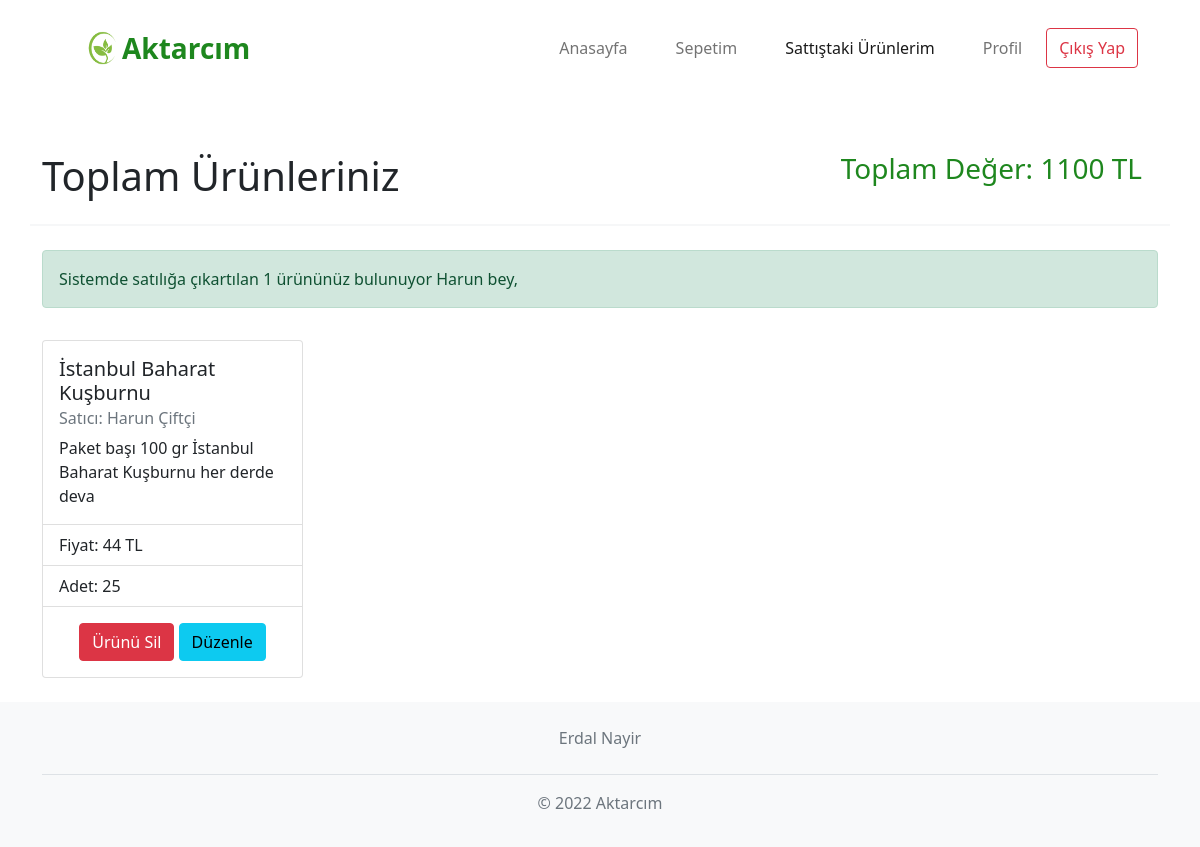
Screenshot of /soldPage.php (signed in) with the database file from the repository.
### tables this page shows
CREATE TABLE `users` (
  `username` varchar(45) NOT NULL,
  `user_surname` varchar(45) NOT NULL,
  `email` varchar(45) NOT NULL,
  `user_password` varchar(100) NOT NULL,
  `bakiye` int(11) NOT NULL DEFAULT 0,
  `kayitTarihi` datetime NOT NULL DEFAULT current_timestamp()
);

CREATE TABLE `urunler` (
  `urun_id` int(11) NOT NULL,
  `urun_adi` varchar(45) NOT NULL,
  `urun_fiyati` int(11) NOT NULL,
  `urun_description` varchar(100) NOT NULL,
  `urun_adeti` int(11) NOT NULL,
  `satan_email` varchar(45) NOT NULL
);

### soldPage.php (the view, shortened to what this page needs)
<?php
$urunMessage='';
$productsCard='';
require('settings.php');
$stmt = $baglanti->prepare("SELECT * FROM users WHERE email = (?)");
$stmt->bind_param('s', $_SESSION['email']);
$stmt->execute();
$result = $stmt->get_result();
$kullanici = $result->fetch_assoc();
$isim= ucwords(strtolower($kullanici['username']));
$stmt = $baglanti->prepare("SELECT * FROM urunler WHERE satan_email=(?)");
$stmt->bind_param('s',$_SESSION['email']);
$stmt->execute();
$Urunresult = $stmt->get_result();
$num_products=0;
while($urun=$Urunresult->fetch_assoc()){
  $urun_adeti=$urun['urun_adeti'];
  if($urun_adeti!=0){
    $num_products++;
  }
}
if($num_products==0){
  $urunMessage="<div class='alert alert-danger' role='alert'>
    <h4 class='alert-heading'>Ürün Yok!</h4>
    <p>Maalesef şu anda sistemimizde satışa çıkarttığınız bir ürün bulunamadı</p>
    <hr>
    <p class='mb-0'>Sistemimize ürün yüklendiğiniz anda ürünleriniz burada gösterilecektir</p>
  </div>";
  $toplamKazanc=0;
}
else{
  $urunMessage="<div class='alert alert-success' role='alert'>
  Sistemde satılığa çıkartılan $num_products ürününüz bulunuyor $isim bey,
</div>";
$stmt = $baglanti->prepare("SELECT * FROM urunler WHERE satan_email=(?)");
$stmt->bind_param('s',$_SESSION['email']);
$stmt->execute();
$Urunresult = $stmt->get_result();
$productsCard="<div class='row'>";
$toplamKazanc=0;
while($urun=$Urunresult->fetch_assoc()){
  $urun_id=$urun['urun_id'];
  $urun_adi=$urun['urun_adi'];
  $urun_fiyati=$urun['urun_fiyati'];
  $urun_aciklama=$urun['urun_description'];
  $urun_adeti=$urun['urun_adeti'];
  $toplamKazanc+=$urun_adeti*$urun_fiyati;
  $stmt = $baglanti->prepare("SELECT * FROM users WHERE email = (?)");
  $stmt->bind_param('s', $urun['satan_email']);
  $stmt->execute();
  $result = $stmt->get_result();
  $satici = $result->fetch_assoc();
  $saticiIsmi=ucwords(strtolower($satici['username']) ." ".strtolower($satici['user_surname']));
  if($urun_adeti!=0){
  $urunHtml=
  "<div class='col-md-3 text-center text-md-start d-flex  mb-4'>
    <div class='card mx-auto mt-3' style='width: 18rem;'>
    <div class='card-body'>
      <h5 class='card-title'>$urun_adi</h5>
      <h6 class='card-subtitle mb-2 text-muted'>Satıcı: $saticiIsmi</h6>
      <p class='card-text'>$urun_aciklama</p>
    </div>
    <ul class='list-group list-group-flush'>
      <li class='list-group-item'>Fiyat: $urun_fiyati TL</li>
      <li class='list-group-item'>Adet: $urun_adeti</li>
    </ul>
    <div class='card-body mx-auto'>
    <form method=POST action='soldPage.php' class='d-inline-block'>
    <button class='btn btn-danger' type='submit' name='deleteProduct' value='$urun_id'>
    Ürünü Sil
    </button>
    <button class='btn btn-info' type='submit' name='updateButton' value='$urun_id'>
    Düzenle
    </button>
    </form>
  </div>
</div>
  </div> ";
  $productsCard=$productsCard . $urunHtml;
  }
}
$productsCard=$productsCard."</div>";
}
?>
<!DOCTYPE html>
<html lang="en">
<head>
    <link rel="stylesheet" href="css/soldPage.css?v=<?php echo time(); ?>">
    <link href="https://cdn.jsdelivr.net/npm/bootstrap@5.0.2/dist/css/bootstrap.min.css" rel="stylesheet">
</head>
<body class="d-flex flex-column min-vh-100">
<div class="container">
<nav class="navbar navbar-expand-md navbar-light fixed-top bg-white">
  <div class="container">
  <img src="images/favicon.png"  width="120" height="80" class="d-inline-block align-text-center">
    <a class="navbar-brand" href="#"><span class="fs-3 fw-bold navHeader">Aktarcım</span> </a>
    <div class="collapse navbar-collapse" id="navbarNavAltMarkup">
    <ul class="navbar-nav ms-auto">
        <li class="nav-item px-3">
          <a class="nav-link" aria-current="page" href="mainScreen.php">Anasayfa</a>
        </li>
        <li class="nav-item px-3">
          <a class="nav-link" href="boughtPage.php">Sepetim</a>
        </li>
        <li class="nav-item px-3">
          <a class="nav-link active" href="soldPage.php">Sattıştaki Ürünlerim</a>
        </li>
        <li class="nav-item px-3">
          <a class="nav-link" href="profile.php">Profil</a>
        </li>
        <button type="button" class="btn btn-outline-danger" onclick="location.href='logout.php'">Çıkış Yap</button>
      </ul>
    </div>
  </div>
</nav>
  <div class="row ">
    <div class="col-md-7 mt-5 text-center text-md-start  ">
        <h1>Toplam Ürünleriniz </h1>
    </div>
    <div class="col-md-5 mt-5 text-center text-md-end  ">
        <h3 id="value" class="px-3">Toplam Değer:  <?php echo $toplamKazanc. " TL"; ?></h3>
    </div>
    <hr class="bg-black border-2 border-top border-black mt-3">
</div>
<div class="row mt-1 ">
    <div class="col-md-12 mt-1 text-center text-md-start  ">
      <?php echo $urunMessage?>
    </div>
</div>
<?php echo $productsCard?>
</div>
<footer class="mt-auto bg-light mt-5" >
    <div class="container">
    <ul class="nav justify-content-center border-bottom pb-3 mb-3">
      <li class="nav-item"><a href="#" class="nav-link px-2 text-muted">Erdal Nayir</a></li>
    </ul>
    <p class="text-center text-muted">© 2022 Aktarcım</p>
    </div>
  </footer>
</body>
</html>

### css/soldPage.css (style rules this page uses)
.navHeader { margin-left: -40px; color: #1e871e; }
.navbar .navbar-nav { padding-right: 20px; float: none; vertical-align: top; }
.navbar .navbar-collapse { text-align: center; }
body { padding-top: 6.5rem; }
footer { margin-top: 2rem; padding: 1em 0; }
#value { color: #1e871e; }

### rows the page displays
users: username "Harun", saticiIsmi "Harun Çiftçi"
urunler: urun_adi "İstanbul Baharat Kuşburnu", urun_description "Paket başı 100 gr İstanbul Baharat Kuşburnu her derde deva", urun_fiyati "44", urun_adeti "25"

### other values shown
$toplamKazanc "1100"
$num_products "1"
